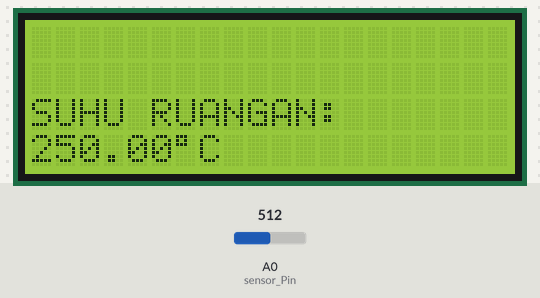
A sketch run on a simulated Arduino Uno, built with avr-gcc and run on an emulated ATmega328P. Parts: 20×4 character LCD. The inputs (shaded band) are chosen by the test bench; at power-on: A0 (sensor_Pin) = 512.

Above: at 3.2 s.
3.3 s: A0 (sensor_Pin) set to 716
At 3.7 s:
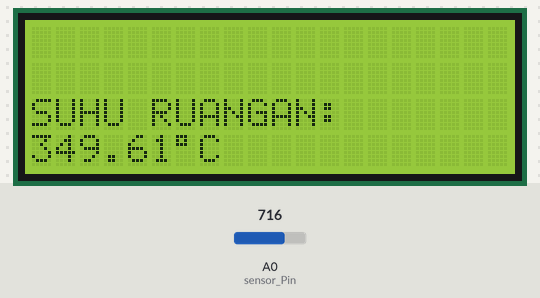
4.8 s: A0 (sensor_Pin) set to 900
At 6.0 s:
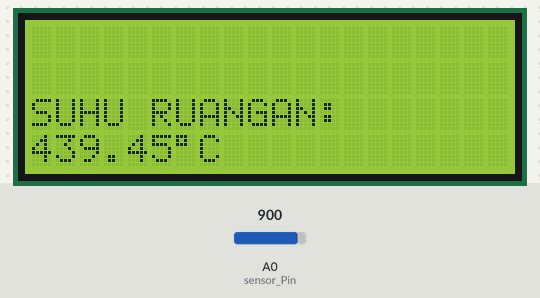
6.3 s: A0 (sensor_Pin) set to 1023
At 7.3 s:
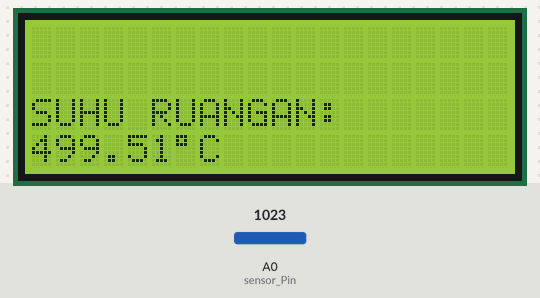
Timing chart, 0 to 9.3 s (numbered marks = the images above; inputs shaded):
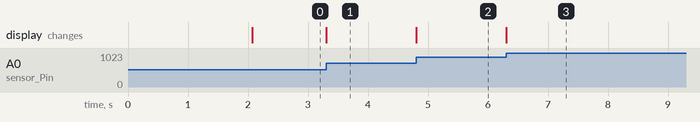

The sketch:

sketch_Amita.ino
```cpp
#include <LiquidCrystal.h>
LiquidCrystal lcd (13,12,11,10,9,8);
int sensor_Pin = A0;
int nilai_ADC_sensor = 0;

void setup() {
//put your setup code here, to run once:
lcd.begin (20,4);
lcd.setCursor(0, 0);
lcd.print ("Monitoring Suhu");
lcd.setCursor(0, 1);
lcd.print("Telekomunikasi PNJ");
delay(2000);
lcd.clear();
}

void loop() {
  // put your main code here,to run repeatedly:
nilai_ADC_sensor = analogRead(sensor_Pin);
double Celcius = ((5.0/1024.0)*analogRead (sensor_Pin))*100;
lcd.setCursor(0,2);
lcd.print("SUHU RUANGAN:");
lcd.setCursor(0,3);
lcd.print(Celcius);
lcd.setCursor(6,3);
lcd.print((char)223);
lcd.setCursor(7,3);
lcd.print("C");
}
```

Measured:
- after the input at 3.3 s, the display: changes at once (image 1)
- after the input at 4.8 s, the display: changes at once (image 2)
- after the input at 6.3 s, the display: changes at once (image 3)
